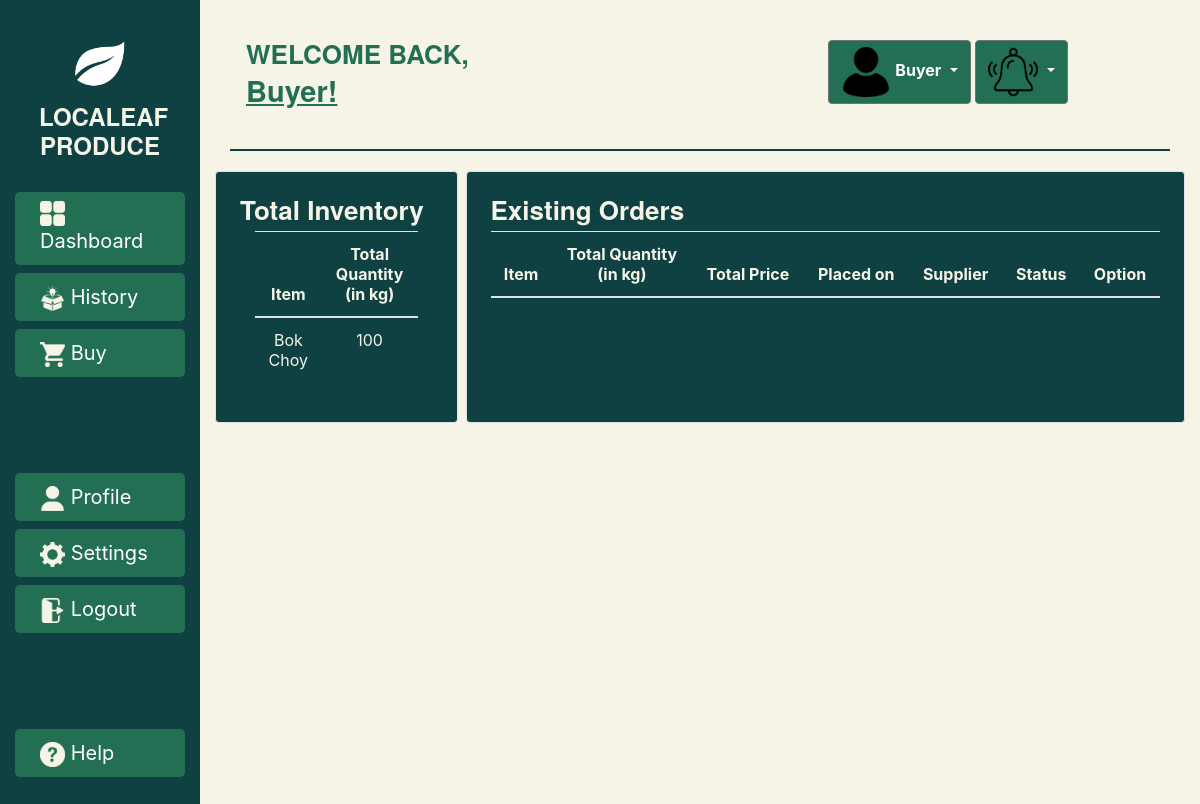
Page /buyer on the earlier database version.
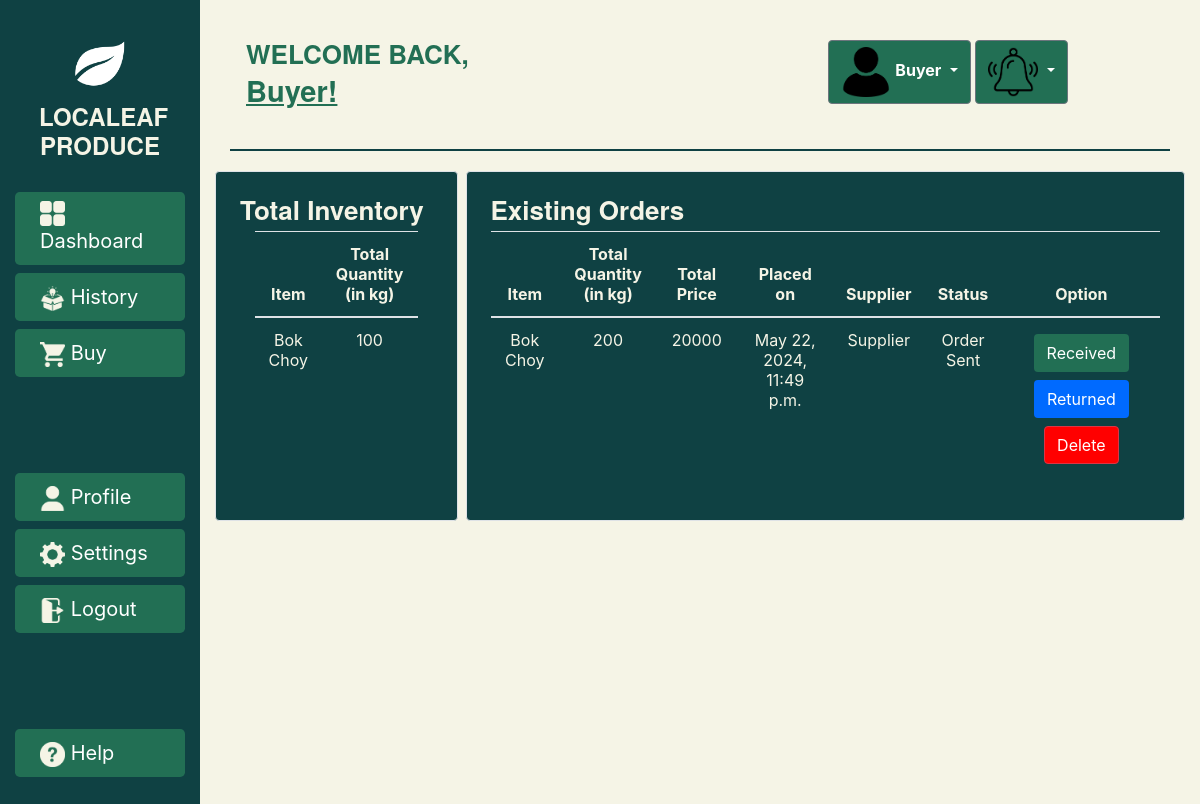
Same page on the later database version.
### lapp/models.py (models this page shows, shortened)
class BuyerStock(models.Model):
    supplier = models.CharField(max_length=300)
    item = models.CharField(max_length=300)
    quantity = models.IntegerField()
    stock_added_on = models.DateTimeField(auto_now_add=True)
    objects = models.Manager()

class Order(models.Model):
    placed_by = models.CharField(max_length=300, default='Buyer')
    unit_price = models.IntegerField(default=0)
    total_price = models.IntegerField(default=0)
    supplier = models.CharField(max_length=300)
    item = models.CharField(max_length=300)
    quantity = models.IntegerField()
    created_on = models.DateTimeField(auto_now_add=True)
    location = models.CharField(max_length=300)
    status = models.CharField(max_length=300, default='Pending Payment')
    objects = models.Manager()

### lapp/views.py (the view)
# urls.py: path('buyer', views.buyer, name='buyer'),
def buyer(request):
    stocks= SupplierStock.objects.all()
    orders = Order.objects.all()
    total_quantity = BuyerStock.objects.values('item').annotate(total_quantity=Sum('quantity'))
    return render(request, 'lapp/buyer.html', {'stocks':stocks, 'orders':orders, 'total_quantity':total_quantity})

### lapp/templates/lapp/buyer.html (shortened to what the changed rows need)
{% load static %}
<html>
<link rel="stylesheet" href="https://stackpath.bootstrapcdn.com/bootstrap/4.3.1/css/bootstrap.min.css"/>
<body>
  <div class="container-fluid">
    <div class="row">
      <div class="col-sm-10 bcolor">
        <div class="container-fluid">
          <br>
            <div class="row">
              <div class="col-sm-3 bcolor2 border rounded mr-2 p-4">
                  <div class="container bodycolor">
                    <table class="table bodycolor text-center">
                      <thead class="thead">
                        <th scope="col">Item</th>
                        <th scope="col">Total Quantity <br>(in kg)</th>
                      <tbody>
                        {% for item in total_quantity %}
                          <tr>
                            <td>{{ item.item }}</td>
                            <td>{{ item.total_quantity }}</td>
                          </tr>
                        {% endfor %}
                      </tbody>
                    </table>
                  </div>
              </div>
              <div class="col bcolor2 border rounded p-4 align-items-center">
                <table class="table bodycolor text-center">
                  <thead class="thead">
                    <th scope="col">Item</th>
                    <th scope="col">Total Quantity <br>(in kg)</th>
                    <th scope="col">Total Price</th>
                    <th scope="col">Placed on</th>
                    <th scope="col">Supplier</th>
                    <th scope="col">Status</th>
                    <th scope="col">Option</th>
                  <tbody>
                    {% for o in orders %}
                        <tr>
                          <td> {{ o.item }} </td>
                          <td> {{ o.quantity }} </td>
                          <td> {{ o.total_price }} </td>
                          <td> {{ o.created_on }} </td>
                          <td> {{ o.supplier }} </td>
                          <td> {{ o.status }} </td>
                          <td>
                            {% if o.status == 'Pending Payment' or o.status == 'Payment Sent' %}
                            <a style="color: white; background-color:rgb(120, 120, 120);" href="{% url 'pay_order' pk=o.pk %}"  class="btn m-1">Pay</a>
                            <a style="color: white; background-color:red;" href="{% url 'delete_order' pk=o.pk %}"  class="btn btn-danger m-1">Delete</a>
                            {% else %}
                            <a href="{% url 'receive_order' pk=o.pk %}"  class="btn m-1">Received</a>
                            <a style="color: white; background-color: rgb(0, 106, 255);" href="{% url 'return_order' pk=o.pk %}"  class="btn m-1">Returned</a>
                            <a style="color: white; background-color:red;" href="{% url 'delete_order' pk=o.pk %}"  class="btn btn-danger m-1">Delete</a>
                          </td>
                        </tr>
                      {% endif %}
                    {% endfor %}
                  </tbody>
                </table>
              </div>
            </div>
      </div>
  </div>
</body>
</html>

Differences in the rows shown:
added Order: item "Bok Choy", quantity "200", total_price "20000", created_on "May 22, 2024, 11:49 p.m.", supplier "Supplier", status "Order Sent", shows "Received"
